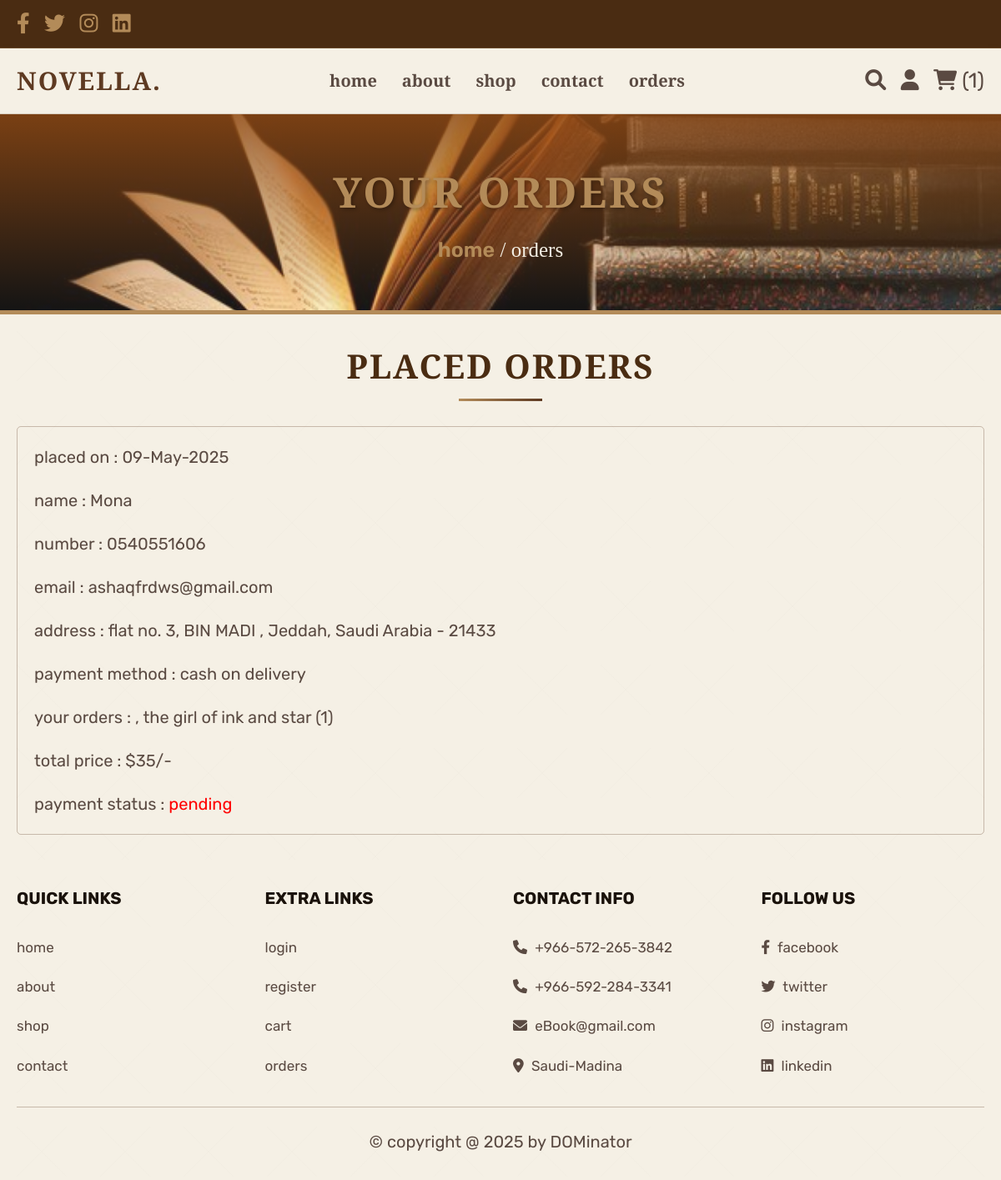
The page /orders.php (signed in) on the database its author committed.
### tables this page shows
CREATE TABLE `orders` (
  `id` int(100) NOT NULL,
  `user_id` int(100) NOT NULL,
  `name` varchar(100) NOT NULL,
  `number` varchar(10) NOT NULL,
  `email` varchar(100) NOT NULL,
  `method` varchar(50) NOT NULL,
  `address` varchar(500) NOT NULL,
  `total_products` varchar(1000) NOT NULL,
  `total_price` int(100) NOT NULL,
  `placed_on` varchar(50) NOT NULL,
  `payment_status` varchar(20) NOT NULL DEFAULT 'pending'
);

### orders.php (the view, shortened to what this page needs)
<?php
include 'config.php';
$user_id = $_SESSION['user_id'];
?>
<!DOCTYPE html>
<html lang="en">
<head>
   <link rel="stylesheet" href="https://cdnjs.cloudflare.com/ajax/libs/font-awesome/6.0.0/css/all.min.css">
   <link rel="stylesheet" href="./css/style.css?v=<?php echo time(); ?>">
</head>
<body>
<?php include 'header.php'; ?>
<div class="heading">
   <h3>your orders</h3>
   <p> <a href="home.php">home</a> / orders </p>
</div>
<section class="placed-orders">
   <h1 class="title">placed orders</h1>
   <div class="box-container">
      <?php
         $order_query = mysqli_query($conn, "SELECT * FROM `orders` WHERE user_id = '$user_id'") or die('query failed');
         if(mysqli_num_rows($order_query) > 0){
            while($fetch_orders = mysqli_fetch_assoc($order_query)){
      ?>
      <div class="box">
         <p> placed on : <span><?php echo $fetch_orders['placed_on']; ?></span> </p>
         <p> name : <span><?php echo $fetch_orders['name']; ?></span> </p>
         <p> number : <span><?php echo $fetch_orders['number']; ?></span> </p>
         <p> email : <span><?php echo $fetch_orders['email']; ?></span> </p>
         <p> address : <span><?php echo $fetch_orders['address']; ?></span> </p>
         <p> payment method : <span><?php echo $fetch_orders['method']; ?></span> </p>
         <p> your orders : <span><?php echo $fetch_orders['total_products']; ?></span> </p>
         <p> total price : <span>$<?php echo $fetch_orders['total_price']; ?>/-</span> </p>
         <p> payment status : <span style="color:<?php if($fetch_orders['payment_status'] == 'pending'){ echo 'red'; }else{ echo 'green'; } ?>;"><?php echo $fetch_orders['payment_status']; ?></span> </p>
         </div>
      <?php
       }
      }else{
         echo '<p class="empty">no orders placed yet!</p>';
      }
      ?>
   </div>
</section>
<?php include 'footer.php'; ?>
</body>
</html>

### css/style.css (style rules this page uses)
:root { --parchment: #f5f0e5; --aged-paper: #e8dfc8; --mahogany: #4a2c12; --leather: #5e3a22; --gold: #b38b59; --faded-ink: #5a4a42; --library-red: #8b2e2e; --library-green: #3a5c40; --black: #1a120b; --white: #f8f4e9; --border: 1px solid rgba(94, 58, 34, 0.3); --box-shadow: 0 0.5rem 1rem rgba(26, 18, 11, 0.15); --deep-shadow: 0 0.5rem 1.5rem rgba(26, 18, 11, 0.25); }
* { font-family: 'Rubik', sans-serif; margin: 0; padding: 0; box-sizing: border-box; outline: none; border: none; text-decoration: none; transition: all 0.3s ease; }
html { font-size: 62.5%; overflow-x: hidden; background-color: var(--aged-paper); background-image: var(--texture); }
body { background-color: var(--parchment); color: var(--faded-ink); line-height: 1.6; }
section { padding: 3rem 2rem; background-color: var(--parchment); background-image: var(--texture); }
.title { text-align: center; margin-bottom: 3rem; text-transform: uppercase; color: var(--mahogany); font-size: 4rem; font-family: 'Cinzel', serif; letter-spacing: 0.2rem; position: relative; padding-bottom: 1rem; }
.title::after { content: ""; position: absolute; bottom: 0; left: 50%; transform: translateX(-50%); width: 10rem; height: 0.3rem; background: linear-gradient(90deg, var(--gold), var(--leather)); }
.heading { min-height: 30vh; display: flex; flex-flow: column; align-items: center; justify-content: center; gap: 1rem; background: linear-gradient(rgba(143, 75, 23, 0.85), rgba(204, 200, 196, 0.10)), url('../images/open-book-reading-stack-books-isolated-black-background_972290-57416.jpg') no-repeat; background-size: cover; background-position: center; text-align: center; border-bottom: 0.5rem solid var(--gold); }
.heading h3 { font-size: 5rem; color: var(--gold); text-transform: uppercase; font-family: 'Cinzel', serif; text-shadow: 2px 2px 4px rgba(0, 0, 0, 0.3); letter-spacing: 0.3rem; }
.heading p { font-size: 2.5rem; color: var(--parchment); font-family: 'Cormorant Garamond', serif; }
.heading p a { color: var(--gold); font-weight: 600; }
.placed-orders .box-container { max-width: 1200px; margin:0 auto; display:flex; flex-wrap: wrap; align-items: center; gap:1.5rem; }
.placed-orders .box-container .box { flex:1 1 40rem; border-radius: .5rem; padding:2rem; border:var(--border); background-color: var(--light-bg); padding:1rem 2rem; }
.placed-orders .box-container .box p { padding:1rem 0; font-size: 2rem; color:var(--light-color); }
.placed-orders .box-container .box p span { color:var(--purple); }

### rows shown on the page
orders: placed_on "09-May-2025", name "Mona", number "0540551606", email "ashaqfrdws@gmail.com", address "flat no. 3, BIN MADI , Jeddah, Saudi Arabia - 21433", method "cash on delivery", total_products ", the girl of ink and star (1)", total_price "35", payment_status "pending"

### other values the page prints
$cart_rows_number "1"
